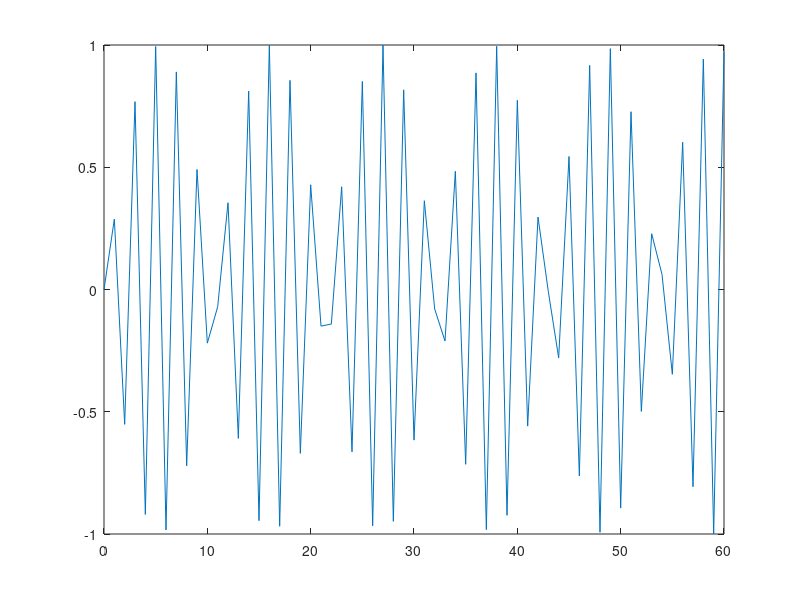

MATLAB code to generate this figure: (Note: this script raises an error after producing the figure.)
function doc_datacursormode
% Plots graph and sets up a custom data tip update function
fig = figure;
a = -16; t = 0:60;
plot(t,sin(a*t))
dcm_obj = datacursormode(fig);
set(dcm_obj,'UpdateFcn',@myupdatefcn)
end